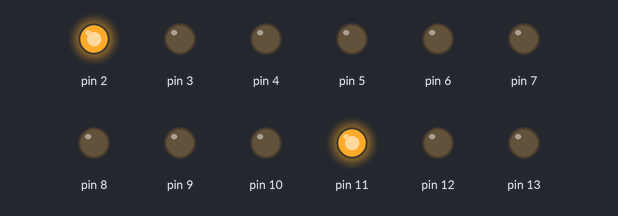
The sketch below on a simulated Arduino Uno, built with avr-gcc and run on an emulated ATmega328P. Shown: output pins drawn as LEDs (lit = HIGH).

Above: at 0.05 s.
At 0.85 s:
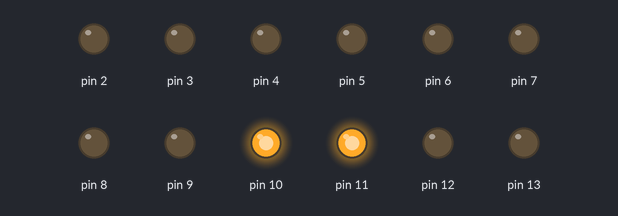
At 1.65 s:
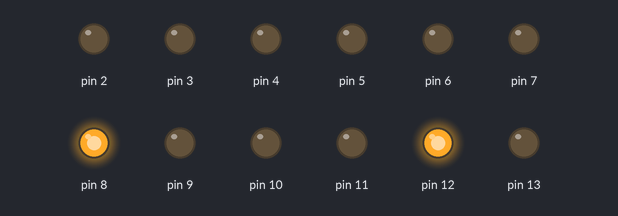
At 3.34 s:
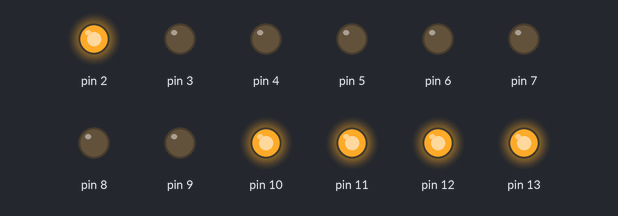
At 5.25 s:
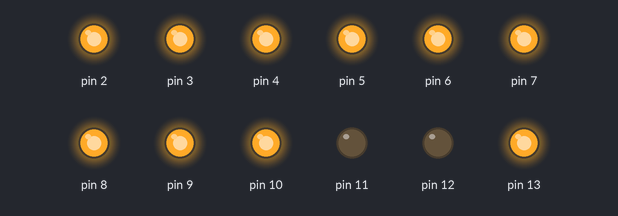
At 5.47 s:
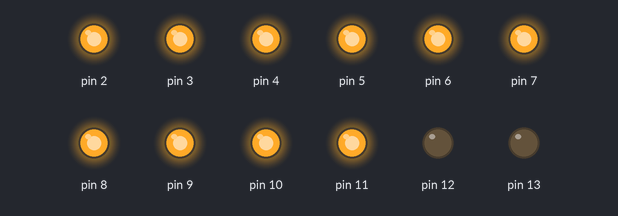
Timing chart, 0 to 7.1 s (numbered marks = the images above):
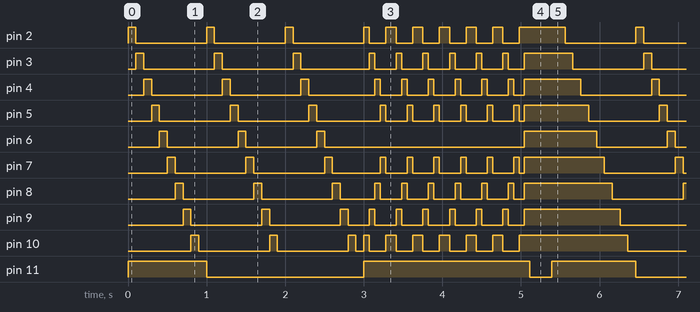

The sketch:

LED_Cube.ino
```cpp
void setup() {
  for (int pin = 2; pin<=13; pin++){
    pinMode(pin, OUTPUT);
  }
}

void loop() {
  for (int white = 11; white < 14; white++) {
    digitalWrite(white, HIGH);
    for (int blue = 2; blue < 11; blue++) {
      digitalWrite(blue, HIGH);
      delay(100);
      digitalWrite(blue, LOW);
    }
    delay(100);
    digitalWrite(white, LOW);
  }
  for(int i = 0; i<6; i++){
  digitalWrite(11, HIGH);
  digitalWrite(12, HIGH);
  digitalWrite(13, HIGH);

  digitalWrite(2, HIGH);
  digitalWrite(10, HIGH);
  delay(70);

  digitalWrite(2, LOW);
  digitalWrite(10, LOW);
  digitalWrite(3, HIGH);
  digitalWrite(9, HIGH);
  delay(70);

  digitalWrite(3, LOW);
  digitalWrite(9, LOW);
  digitalWrite(8, HIGH);
  digitalWrite(4, HIGH);
  delay(70);

  digitalWrite(8, LOW);
  digitalWrite(4, LOW);
  digitalWrite(5, HIGH);
  digitalWrite(7, HIGH);
  delay(70);

  digitalWrite(5, LOW);
  digitalWrite(7, LOW);
  digitalWrite(2, HIGH);
  digitalWrite(10,HIGH);
  delay(60);
  }

  for (int i = 2; i<11; i++){
    digitalWrite(i,HIGH);
  }

  for (int j = 11; j<14; j++){
    digitalWrite(j, HIGH);
    delay(70);
    digitalWrite(j,LOW);
  }

  for (int j = 13; j>10; j--){
    digitalWrite(j, HIGH);
    delay(70);
    digitalWrite(j,LOW);
  }

}
```

Measured:
- by itself, pin 2: repeats every 5.5 s: 2 × (LOW 0.90 s, HIGH 0.10 s), LOW 0.90 s, HIGH 0.07 s, 5 × (LOW 0.21 s, HIGH 0.13 s), LOW 0.21 s, HIGH 0.58 s
- by itself, pin 3: repeats every 5.5 s: 2 × (LOW 0.90 s, HIGH 0.10 s), LOW 0.87 s, 5 × (HIGH 0.07 s, LOW 0.27 s), HIGH 0.07 s, LOW 0.20 s, HIGH 0.62 s
- by itself, pin 4: repeats every 5.5 s: 2 × (LOW 0.90 s, HIGH 0.10 s), LOW 0.84 s, 5 × (HIGH 0.07 s, LOW 0.27 s), HIGH 0.07 s, LOW 0.13 s, HIGH 0.72 s
- by itself, pin 5: repeats every 5.5 s: 2 × (LOW 0.90 s, HIGH 0.10 s), LOW 0.81 s, 5 × (HIGH 0.07 s, LOW 0.27 s), HIGH 0.07 s, LOW 0.06 s, HIGH 0.82 s
- by itself, pin 6: repeats every 5.5 s: 2 × (LOW 0.90 s, HIGH 0.10 s), LOW 2.5 s, HIGH 0.92 s
- by itself, pin 7: repeats every 5.5 s: 2 × (LOW 0.90 s, HIGH 0.10 s), LOW 0.61 s, 5 × (HIGH 0.07 s, LOW 0.27 s), HIGH 0.07 s, LOW 0.06 s, HIGH 1.0 s
- by itself, pin 8: repeats every 5.5 s: 2 × (LOW 0.90 s, HIGH 0.10 s), LOW 0.44 s, 5 × (HIGH 0.07 s, LOW 0.27 s), HIGH 0.07 s, LOW 0.13 s, HIGH 1.1 s
- by itself, pin 9: repeats every 5.5 s: 2 × (LOW 0.90 s, HIGH 0.10 s), 6 × (LOW 0.27 s, HIGH 0.07 s), LOW 0.20 s, HIGH 1.2 s
